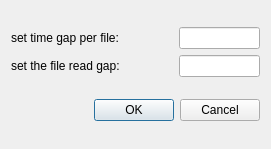
<?xml version="1.0" encoding="UTF-8"?>
<ui version="4.0">
 <class>Dialog</class>
 <widget class="QDialog" name="Dialog">
  <property name="geometry">
   <rect>
    <x>0</x>
    <y>0</y>
    <width>271</width>
    <height>149</height>
   </rect>
  </property>
  <property name="windowTitle">
   <string>Dialog</string>
  </property>
  <layout class="QVBoxLayout" name="verticalLayout">
   <item>
    <layout class="QGridLayout" name="gridLayout">
     <item row="0" column="0">
      <widget class="QLabel" name="label_1">
       <property name="sizePolicy">
        <sizepolicy hsizetype="Preferred" vsizetype="Preferred">
         <horstretch>2</horstretch>
         <verstretch>0</verstretch>
        </sizepolicy>
       </property>
       <property name="text">
        <string>set time gap per file:</string>
       </property>
      </widget>
     </item>
     <item row="0" column="1">
      <widget class="QLineEdit" name="lineEdit_1">
       <property name="sizePolicy">
        <sizepolicy hsizetype="Expanding" vsizetype="Fixed">
         <horstretch>1</horstretch>
         <verstretch>0</verstretch>
        </sizepolicy>
       </property>
      </widget>
     </item>
     <item row="1" column="0">
      <widget class="QLabel" name="label_2">
       <property name="sizePolicy">
        <sizepolicy hsizetype="Preferred" vsizetype="Preferred">
         <horstretch>2</horstretch>
         <verstretch>0</verstretch>
        </sizepolicy>
       </property>
       <property name="text">
        <string>set the file read gap:</string>
       </property>
      </widget>
     </item>
     <item row="1" column="1">
      <widget class="QLineEdit" name="lineEdit_2">
       <property name="sizePolicy">
        <sizepolicy hsizetype="Expanding" vsizetype="Fixed">
         <horstretch>1</horstretch>
         <verstretch>0</verstretch>
        </sizepolicy>
       </property>
      </widget>
     </item>
    </layout>
   </item>
   <item>
    <widget class="QDialogButtonBox" name="buttonBox">
     <property name="orientation">
      <enum>Qt::Horizontal</enum>
     </property>
     <property name="standardButtons">
      <set>QDialogButtonBox::Cancel|QDialogButtonBox::Ok</set>
     </property>
    </widget>
   </item>
  </layout>
 </widget>
 <resources/>
 <connections>
  <connection>
   <sender>buttonBox</sender>
   <signal>accepted()</signal>
   <receiver>Dialog</receiver>
   <slot>accept()</slot>
   <hints>
    <hint type="sourcelabel">
     <x>248</x>
     <y>254</y>
    </hint>
    <hint type="destinationlabel">
     <x>157</x>
     <y>274</y>
    </hint>
   </hints>
  </connection>
  <connection>
   <sender>buttonBox</sender>
   <signal>rejected()</signal>
   <receiver>Dialog</receiver>
   <slot>reject()</slot>
   <hints>
    <hint type="sourcelabel">
     <x>316</x>
     <y>260</y>
    </hint>
    <hint type="destinationlabel">
     <x>286</x>
     <y>274</y>
    </hint>
   </hints>
  </connection>
 </connections>
</ui>
